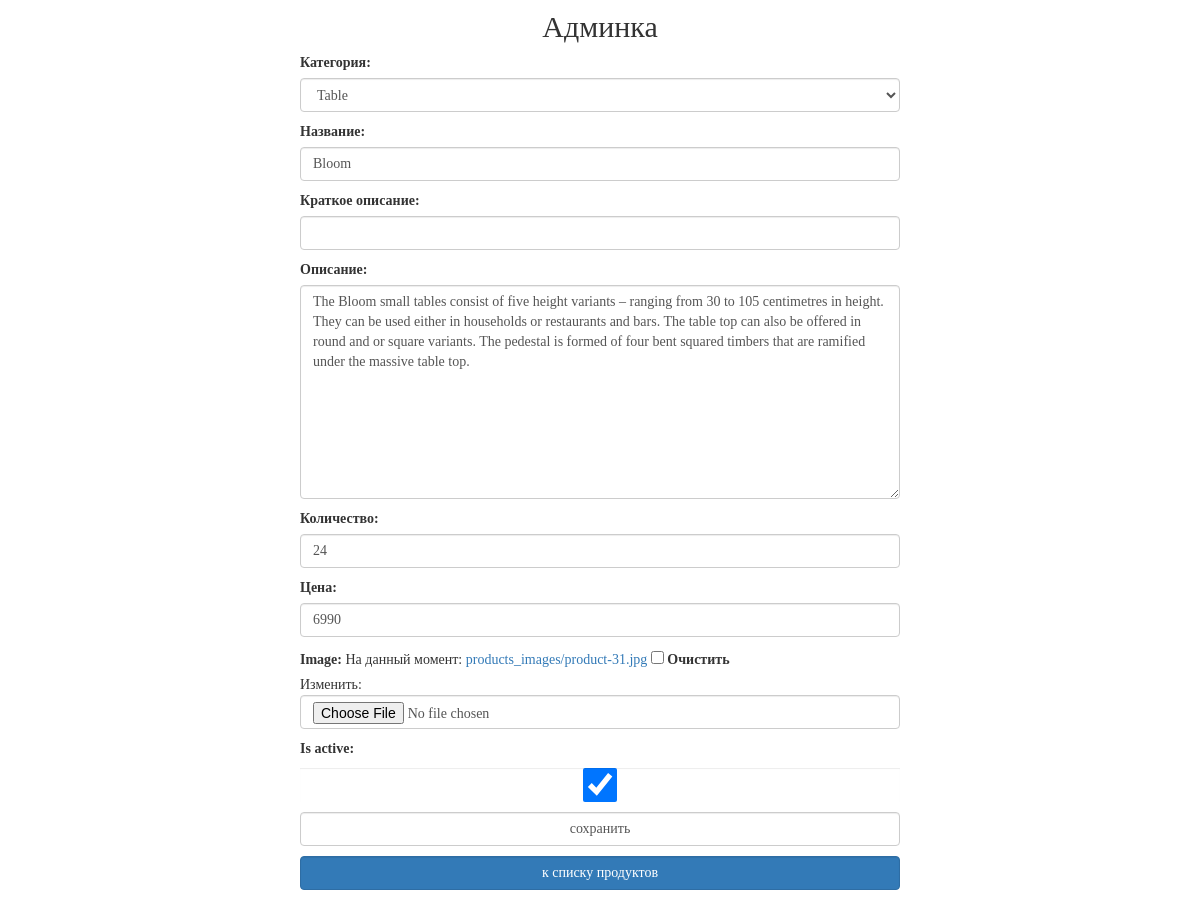
Page /my/admin/product/update/2/ (signed in) on the committed database.
### mainapp/models.py (models this page shows, shortened)
class Product(models.Model):
    category = models.ForeignKey(ProductCategory, on_delete=models.PROTECT, verbose_name='Категория')
    name = models.CharField('Название', max_length=128)
    short_description = models.CharField('Краткое описание', max_length=128, blank=True)
    description = models.TextField('Описание', blank=True)
    quantity = models.PositiveIntegerField('Количество', default=0)
    price = models.DecimalField('Цена', max_digits=10, decimal_places=0, default=0)
    image = models.ImageField(upload_to='products_images', blank=True)
    is_active = models.BooleanField(default=True)
    created_at = models.DateTimeField('Дата создания', auto_now_add=True)
    updated_at = models.DateTimeField('Дата обновления', auto_now=True)

class ProductCategory(models.Model):
    name = models.CharField('Название', max_length=128, unique=True)
    description = models.TextField('Описание', max_length=255, blank=True)
    is_active = models.BooleanField(default=True)
    created_at = models.DateTimeField('Дата создания', auto_now_add=True)
    def __str__(self):
        return f'{self.name}'

### adminapp/views.py (the view)
# urls.py: path('product/update/<int:pk>/', adminapp.ProductUpdateView.as_view(), name='product_update'),
class ProductUpdateView(SuperUserOnlyMixin, PageTitleMixin, UpdateView):
    model = Product
    success_url = reverse_lazy('my_admin:categories')
    form_class = AdminProductUpdateForm
    page_title = 'Продукты/редактирование'

### adminapp/forms.py
class AdminProductUpdateForm(forms.ModelForm):
    class Meta:
        model = Product
        fields = '__all__'
    def __init__(self, *args, **kwargs):
        super().__init__(*args, **kwargs)
        for field_name, field in self.fields.items():
            field.widget.attrs['class'] = 'form-control'

### adminapp/views.py (called while the page is built)
    @method_decorator(user_passes_test(lambda x: x.is_superuser))
    def dispatch(self, request, *args, **kwargs):
        return super().dispatch(request, *args, **kwargs)

    def get_context_data(self, **kwargs):
        context = super().get_context_data(**kwargs)
        context['title'] = self.page_title
        return context

### adminapp/templates/mainapp/product_form.html (shortened to what this page needs)
{% extends 'adminapp/base.html' %}
{% load static %}
{% block container %}
    <div class="new_category_form">
        <form class="form-horizontal" method="post" enctype="multipart/form-data">
            {{ form.as_p }}
            <input class="form-control" type="submit" value="сохранить">
        </form>
        {% if not object.category.pk %}
            <a href="{% url 'my_admin:categories' %}"
               class="btn btn-primary form-control last">
                к списку категорий
            </a>
        {% else %}
            <a href="{% url 'my_admin:category_products_list' object.category.pk %}"
               class="btn btn-primary form-control last">
                к списку продуктов
            </a>
        {% endif %}
    </div>
{% endblock %}

### static/css/style.css (style rules this page uses)
* { margin: 0; padding: 0; }
html, body { height: 100%; }
body { font-family: Montserrat; }
.form-control { margin-bottom: 10px; }
.new_category_form { margin: 0 auto; width: 600px; }

### rows in the picture
Product: category "Table", description "The Bloom small tables consist of five height variants – ranging from 30 to 105 centimetres in height. They can be used either in households or restaurants and bars. The table top can also be offered in round and or square variants. The pedestal is formed of four bent squared timbers that are ramified under the massive table top.", quantity "24", price "6990", is_active "☑"
ProductCategory: name "Bloom"
